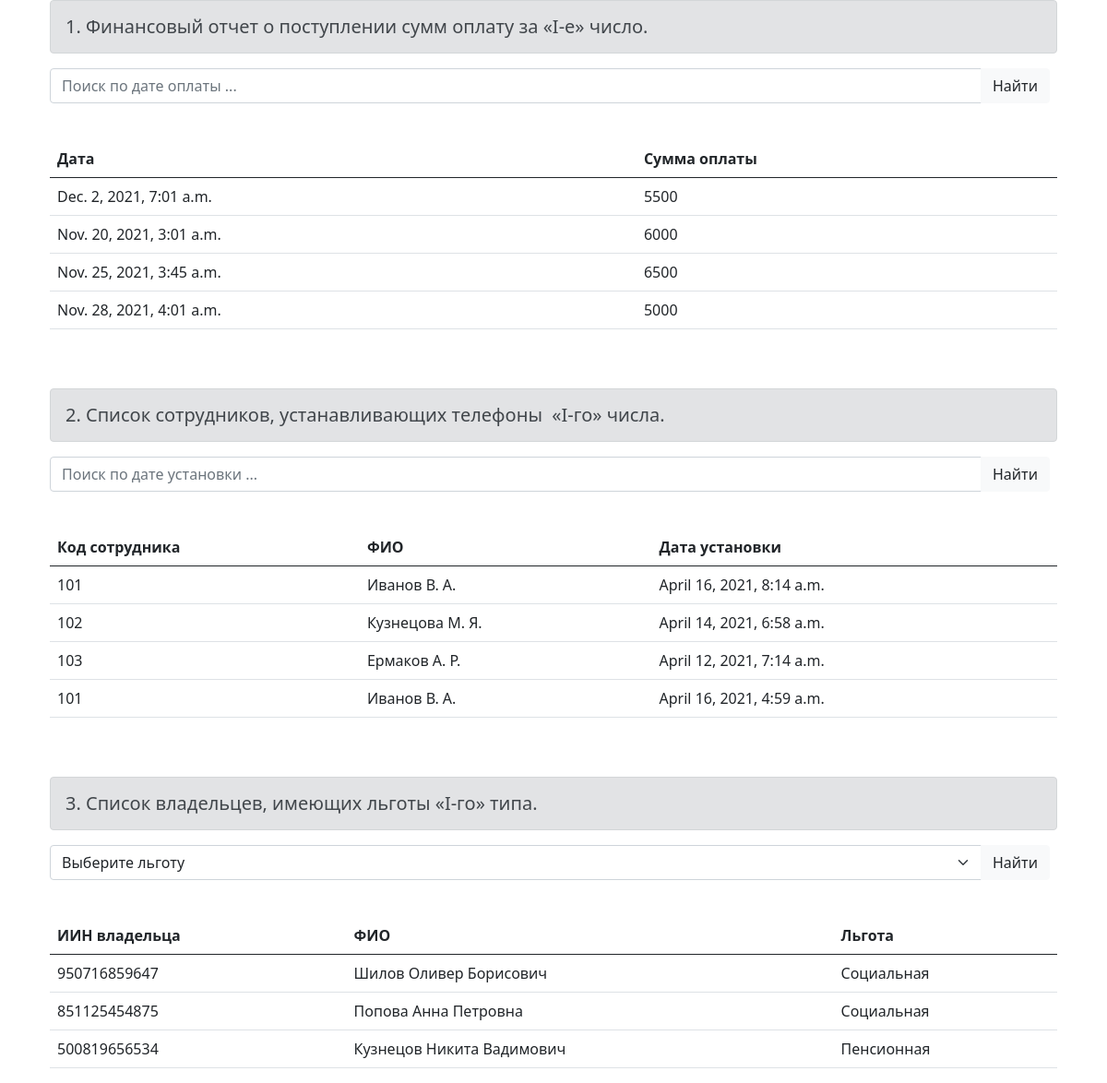
/allreports, run on the app's committed database.
### webApp/models.py (models this page shows, shortened)
class Payment(models.Model):
    owner_IIN = models.ForeignKey(Owners, on_delete=models.CASCADE)
    payment_amount = models.PositiveIntegerField()
    date = models.DateTimeField()
    phone_number = models.ForeignKey(Phone_numbers, on_delete=models.CASCADE)
    class Meta:
        verbose_name = 'Оплата'
        verbose_name_plural = 'Оплата'

class Installation(models.Model):
    data_installations = models.DateTimeField()
    phone_number = models.ForeignKey(Phone_numbers, on_delete=models.CASCADE)
    employee_code = models.ForeignKey(Employees, on_delete = models.CASCADE)
    owner_IIN = models.PositiveIntegerField()
    class Meta:
        verbose_name = 'Установка'
        verbose_name_plural = 'Установка'

class Employees(models.Model):
    employee_code = models.PositiveIntegerField(primary_key = True)
    name = models.CharField(max_length=35)
    class Meta:
        verbose_name = 'Сотрудник'
        verbose_name_plural = 'Сотрудники'

class Owners(models.Model):
    short_value_gender = (
        ('ж', 'женщина'),
        ('м', 'мужчина')
    )
    IIN = models.PositiveIntegerField(primary_key = True)
    FIO = models.CharField(max_length=50)
    birthdate = models.DateField()
    gender = models.CharField(max_length=1, choices=short_value_gender)
    availability_lgoty_signs = models.BooleanField()
    code_type_lgoty = models.ForeignKey(Lgoty, on_delete = models.CASCADE, null=True, blank=True)
    class Meta:
        db_table = "Владельцы"
        verbose_name = 'Владелец'
        verbose_name_plural = 'Владельцы'

class Lgoty(models.Model):
    code_lgoty = models.PositiveIntegerField(primary_key = True)
    name_lgoty = models.CharField(max_length=20)
    class Meta:
        verbose_name = 'Льгота'
        verbose_name_plural = 'Льготы'

### webApp/views.py (the view)
# urls.py: path('allreports', views.allreports, name='allreports')
def allreports(request):
    if 'q1' in request.GET:
        q1 = request.GET['q1']
        resultReport1 = Payment.objects.filter(date__icontains=q1)
    else:
        resultReport1 = Payment.objects.all()
    if 'q2' in request.GET:
        q2 = request.GET['q2']
        resultReport2 = Installation.objects.filter(
            data_installations__icontains=q2)
    else:
        resultReport2 = Installation.objects.all()
    selectLgoty = Lgoty.objects.all()
    if 'q3' in request.GET:
        q3 = request.GET['q3']
        resultReport3 = Owners.objects.filter(
            code_type_lgoty__code_lgoty__icontains=q3)
        if q3 == '0':
            resultReport3 = Owners.objects.exclude(
                code_type_lgoty__isnull=True).exclude(code_type_lgoty__exact=0)
    else:
        resultReport3 = Owners.objects.exclude(
            code_type_lgoty__isnull=True).exclude(code_type_lgoty__exact=0)
    context = {
        'title': 'Отчеты',
        'resultReport1': resultReport1,
        'resultReport2': resultReport2,
        'resultReport3': resultReport3,
        'selectLgoty': selectLgoty,
    }
    return render(request, 'allreports.html', context)

### templates/allreports.html (shortened to what this page needs)
{% extends 'layout.html' %}
{% block content %}
<div class="container">
    <div div>
        <h5 class="alert alert-secondary" role="alert">1. Финансовый отчет о поступлении сумм оплату за «I-е» число.</h5>
        <form class="input-group mb-3">
        <input type="search" name="q1" class="form-control" placeholder="Поиск по дате оплаты ..." aria-label="Search1">
        <button type="submit" class="btn btn-light text-dark me-2">Найти</button>
      </form>
      <br>
      {% if resultReport1 %}
      <table class="table">
        <thead>
          <tr>
            <th scope="col">Дата</th>
            <th scope="col">Сумма оплаты</th>
          </tr>
        </thead>
        {% for i in resultReport1 %}
        <tr>
          <td>{{ i.date }}</td>
          <td>{{ i.payment_amount }}</td>
        {% endfor %}
      </tr>
      </table>
      {% else %}
      <h6 class="text-center alert alert-warning">Нет записей!</h6>
      {% endif %}
      <br><br>
      <h5 class="alert alert-secondary" role="alert">2. Список сотрудников, устанавливающих телефоны  «I-го» числа.</h5>
        <form class="input-group mb-3">
        <input type="search" name="q2" class="form-control" placeholder="Поиск по дате установки ..." aria-label="Search2">
        <button type="submit" class="btn btn-light text-dark me-2">Найти</button>
      </form>
      <br>
      {% if resultReport2 %}
      <table class="table">
        <thead>
          <tr>
            <th scope="col">Код сотрудника</th>
            <th scope="col">ФИО</th>
            <th scope="col">Дата установки</th>
          </tr>
        </thead>
        {% for i in resultReport2 %}
        <tr>
          <td>{{ i.employee_code.employee_code }}</td>
          <td>{{ i.employee_code.name }}</td>
          <td>{{ i.data_installations }}</td>
        {% endfor %}
      </tr>
      </table>
      {% else %}
      <h6 class="text-center alert alert-warning">Нет записей!</h6>
      {% endif %}
      <br><br>
      <h5 class="alert alert-secondary" role="alert">3. Список владельцев, имеющих льготы «I-го» типа.</h5>
        <form class="input-group mb-3" method="get">
        <select name="q3" class="form-select" aria-label="Default select example">
          <option selected value="0">Выберите льготу</option>
        </select>
        <button type="submit" class="btn btn-light text-dark me-2">Найти</button>
      </form>
      <br>
      {% if resultReport3 %}
      <table class="table">
        <thead>
          <tr>
            <th scope="col">ИИН владельца</th>
            <th scope="col">ФИО</th>
            <th scope="col">Льгота</th>
          </tr>
        </thead>
        {% for i in resultReport3 %}
        <tr>
          <td>{{ i.IIN }}</td>
          <td>{{ i.FIO }}</td>
          <td>{{ i.code_type_lgoty.name_lgoty }}</td>
          {% endfor %}
        </tr>
      </table>
      {% else %}
      <h6 class="text-center alert alert-warning">Нет записей!</h6>
      {% endif %}
    </div>
</div>
</div>
{% endblock %}

### data on the page
Payment: date "Dec. 2, 2021, 7:01 a.m.", payment_amount "5500"
Payment: date "Nov. 20, 2021, 3:01 a.m.", payment_amount "6000"
Payment: date "Nov. 25, 2021, 3:45 a.m.", payment_amount "6500"
Payment: date "Nov. 28, 2021, 4:01 a.m.", payment_amount "5000"
Installation: employee_code.employee_code "101", employee_code.name "Иванов В. А.", data_installations "April 16, 2021, 8:14 a.m."
Installation: employee_code.employee_code "102", employee_code.name "Кузнецова М. Я.", data_installations "April 14, 2021, 6:58 a.m."
Installation: employee_code.employee_code "103", employee_code.name "Ермаков А. Р.", data_installations "April 12, 2021, 7:14 a.m."
Installation: employee_code.employee_code "101", employee_code.name "Иванов В. А.", data_installations "April 16, 2021, 4:59 a.m."
Owners: IIN "950716859647", FIO "Шилов Оливер Борисович", code_type_lgoty.name_lgoty "Социальная"
Owners: IIN "851125454875", FIO "Попова Анна Петровна", code_type_lgoty.name_lgoty "Социальная"
Owners: IIN "500819656534", FIO "Кузнецов Никита Вадимович", code_type_lgoty.name_lgoty "Пенсионная"
